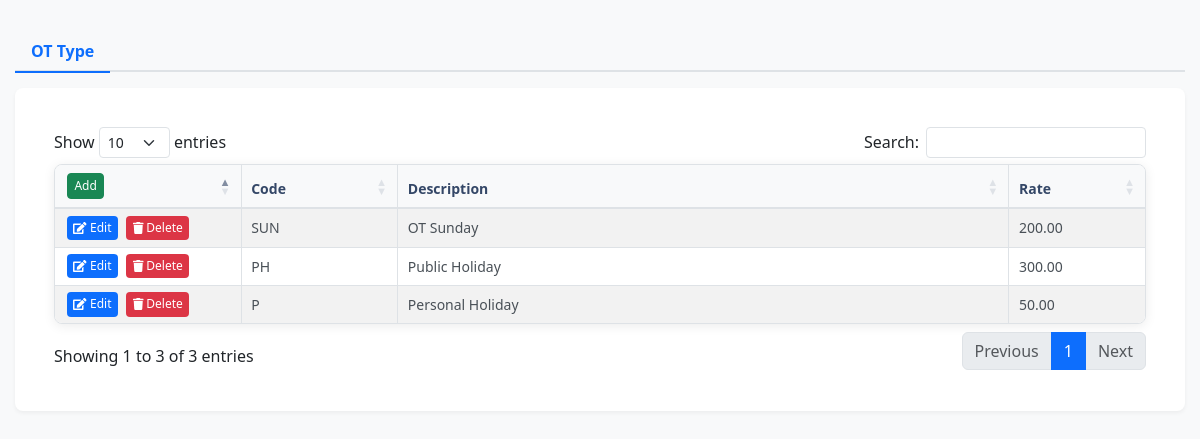
The app's page /view/OTSetting/index.php with its own data.
### tables this page shows
CREATE TABLE `protrate` (
  `Code` varchar(50) NOT NULL,
  `Des` text DEFAULT NULL,
  `Rate` decimal(5,2) DEFAULT NULL
);

### view/OTSetting/OTSetting.php (the view, shortened to what this page needs)
<?php
include("../../Config/conect.php");
?>
<table id="OTSettingTable" class="table table-striped" style="width:100%">
    <thead>
        <tr>
            <th style="width: 150px"><button class="btn btn-success" data-bs-toggle="modal" data-bs-target="#addOTSettingModal">Add</button></th>
            <th>Code</th>
            <th>Description</th>
            <th>Rate</th>
        </tr>
    </thead>
    <tbody id="data">
        <?php
        $sql = "SELECT * FROM protrate";
        $result = $con->query($sql);
        if ($result->num_rows > 0) {
            while ($row = $result->fetch_assoc()) {
        ?>
                <tr data-id="<?php echo $row['Code']; ?>">
                    <td>
                        <button class="btn btn-primary btn-sm edit-ot-setting-btn"
                            data-code="<?php echo $row['Code']; ?>"
                            data-description="<?php echo $row['Des']; ?>"
                            data-rate="<?php echo $row['Rate']; ?>">
                            <i class="fas fa-edit"></i> Edit
                        </button>
                        <button class="btn btn-danger btn-sm delete-ot-setting-btn" data-code="<?php echo $row['Code']; ?>">
                            <i class="fas fa-trash"></i> Delete
                        </button>
                    </td>
                    <td><?php echo $row['Code']; ?></td>
                    <td><?php echo $row['Des']; ?></td>
                    <td><?php echo $row['Rate']; ?></td>
                </tr>
        <?php
            }
        }
        ?>
    </tbody>
</table>

### Style/style.css (style rules this page uses)
body { background-color: #f8f9fa; font-family: 'Segoe UI', sans-serif; }
.tab-pane table { width: 100%; border-collapse: separate; border-spacing: 0; background: #fff; border-radius: 8px; overflow: hidden; box-shadow: 0 2px 12px rgba(0, 0, 0, 0.08); margin: 1rem 0; border: 1px solid #dee2e6; font-size: 0.875rem; }
.tab-pane table th { background: #f8f9fa; color: #344767; font-weight: 600; padding: 0.5rem 0.6rem; text-align: left; border-bottom: 2px solid #dee2e6; border-right: 1px solid #dee2e6; white-space: nowrap; }
.tab-pane table th:last-child { border-right: none; }
.tab-pane table td { padding: 0.4rem 0.6rem; border-bottom: 1px solid #dee2e6; border-right: 1px solid #dee2e6; color: #495057; vertical-align: middle; }
.tab-pane table td:last-child { border-right: none; }
.tab-pane table tr:last-child td { border-bottom: none; }
.tab-pane table th:nth-child(1), .tab-pane table td:nth-child(1) { width: 120px; min-width: 120px; }
.tab-pane table th:nth-child(2), .tab-pane table td:nth-child(2) { width: 120px; min-width: 120px; }
.tab-pane table th:nth-child(3), .tab-pane table td:nth-child(3) { width: auto; }
.tab-pane table th:nth-child(4), .tab-pane table td:nth-child(4) { width: 100px; min-width: 100px; }
.tab-pane table .btn { padding: 0.2rem 0.4rem; margin: 0 0.15rem; border-radius: 4px; font-weight: 500; font-size: 0.75rem; }
.tab-pane table .btn-primary { background-color: #0d6efd; border: none; transition: all 0.2s ease; }
.tab-pane table .btn-danger { background-color: #dc3545; border: none; transition: all 0.2s ease; }
.tab-pane table td:nth-child(3) { font-weight: 500; }

### view/OTSetting/OTSetting.php (style rules this page uses)
.btn-sm { padding: 0.25rem 0.5rem; font-size: 0.75rem; margin-right: 0.25rem; }

### records on screen
protrate: Code "SUN", Des "OT Sunday", Rate "200.00"
protrate: Code "PH", Des "Public Holiday", Rate "300.00"
protrate: Code "P", Des "Personal Holiday", Rate "50.00"
